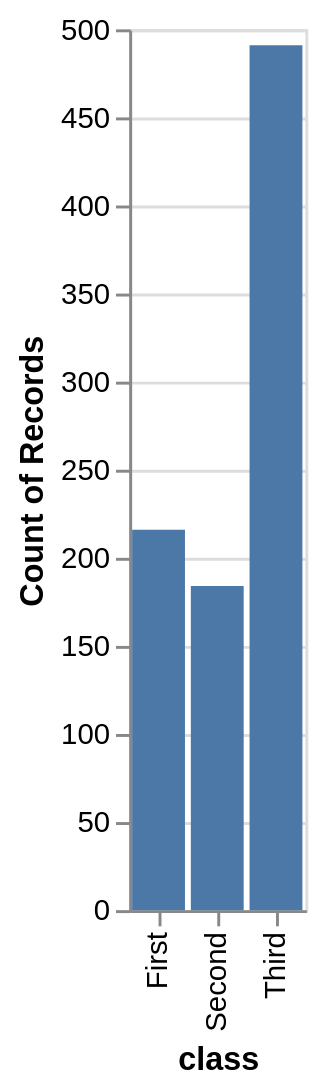

The notebook cell saved with this chart:
### Markdown cell above
# Altair

### Code cell
import seaborn as sns
import altair as alt

titanic = sns.load_dataset("titanic")

alt.Chart(titanic).mark_bar().encode(alt.X("class"), y="count()")

### Figure 1 — Vega-Lite specification as saved in the notebook (floating-point values rounded to 4 significant figures; data arrays with more than 128 entries replaced by an {"elided": "..."} marker saying what was removed)
{"config": {"view": {"continuousWidth": 400, "continuousHeight": 300}}, "data": {"name": "data-90bf885f0c383711bba3d438d1876cb6"}, "mark": "bar", "encoding": {"x": {"field": "class", "type": "nominal"}, "y": {"aggregate": "count", "type": "quantitative"}}, "$schema": "https://vega.github.io/schema/vega-lite/v4.17.0.json", "datasets": {"data-90bf885f0c383711bba3d438d1876cb6": {"elided": "891 records"}}}
